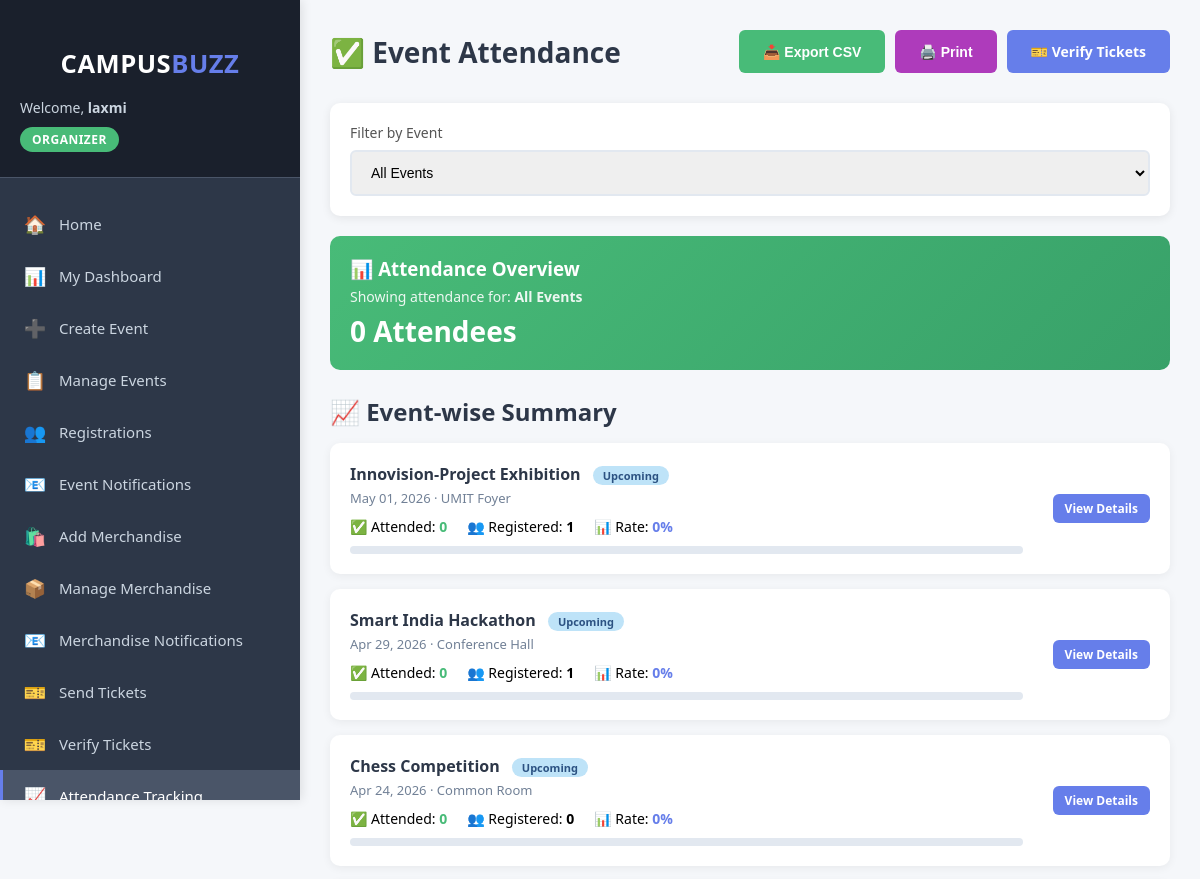
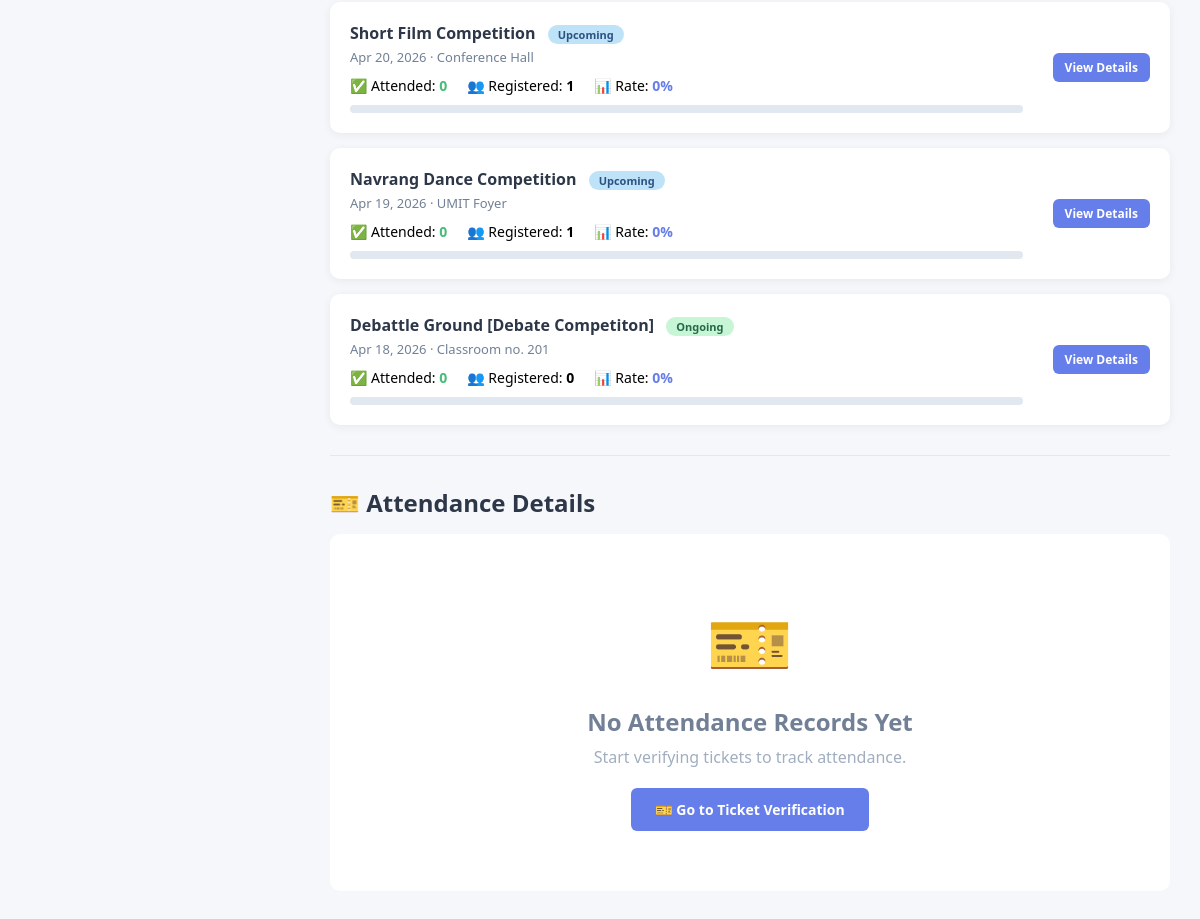
/organizer/attendance.php (signed in), run on the app's committed database (2 pictures, top to bottom).
### tables this page shows
CREATE TABLE `events` (
  `id` int(11) NOT NULL,
  `title` varchar(200) NOT NULL,
  `description` text DEFAULT NULL,
  `organizer_id` int(11) NOT NULL,
  `event_date` datetime NOT NULL,
  `venue` varchar(200) DEFAULT NULL,
  `event_type` enum('online','offline','hybrid') DEFAULT 'offline',
  `category` varchar(50) DEFAULT NULL,
  `max_participants` int(11) DEFAULT 100,
  `registration_deadline` datetime DEFAULT NULL,
  `registration_link` varchar(500) DEFAULT NULL,
  `image` varchar(255) DEFAULT NULL,
  `status` enum('upcoming','ongoing','completed','cancelled') DEFAULT 'upcoming',
  `created_at` timestamp NOT NULL DEFAULT current_timestamp(),
  `contact_info` text DEFAULT NULL
);

### organizer/attendance.php (the view, shortened to what this page needs)
<?php
require_once '../config/database.php';
$organizer_id = $_SESSION['user_id'];
$selected_event_id = null;
$selected_event_title = "All Events";
$event_filter_sql = "";
$attendance_query = "SELECT tv.verified_at, tv.ticket_code, tv.verified_by_name,
                     u.full_name, u.email, u.department, u.year,
                     e.title as event_title, e.event_date, e.venue
                     FROM ticket_verifications tv
                     JOIN events e ON tv.event_id = e.id
                     JOIN users u ON tv.user_id = u.id
                     WHERE e.organizer_id = $organizer_id $event_filter_sql
                     ORDER BY tv.verified_at DESC";
$attendance_result = mysqli_query($conn, $attendance_query);
$total_attended = mysqli_num_rows($attendance_result);
if(!$selected_event_id) {
    $summary_query = "SELECT e.id, e.title, e.event_date, e.venue, e.status,
                      (SELECT COUNT(*) FROM registrations WHERE event_id = e.id AND status IN ('registered','attended')) as total_registered,
                      (SELECT COUNT(*) FROM ticket_verifications WHERE event_id = e.id) as total_attended
                      FROM events e
                      WHERE e.organizer_id = $organizer_id AND e.status IN ('upcoming','ongoing','completed')
                      ORDER BY e.event_date DESC";
    $summary_result = mysqli_query($conn, $summary_query);
}
?>
<!DOCTYPE html>
<html lang="en">
<head>
    <link rel="stylesheet" href="../assets/css/style.css">
</head>
<body>
    <div class="dashboard-container">
        <?php include '../includes/sidebar.php'; ?>
        <main class="main-content">
            <div class="content-header">
                <h1>✅ Event Attendance</h1>
                <div style="display: flex; gap: 10px;">
                    <button onclick="exportToCSV()" class="btn btn-success">📥 Export CSV</button>
                    <button onclick="window.print()" class="btn btn-secondary">🖨️ Print</button>
                    <a href="verify_ticket.php" class="btn btn-primary">🎫 Verify Tickets</a>
                </div>
            </div>
            <div style="background: white; padding: 20px; border-radius: 10px; margin-bottom: 20px; box-shadow: 0 2px 10px rgba(0,0,0,0.08);">
                <form method="GET" action="">
                    <div style="display: flex; gap: 15px; align-items: flex-end;">
                        <div class="form-group" style="flex: 1; margin-bottom: 0;">
                            <label>Filter by Event</label>
                            <select name="event_id" onchange="this.form.submit()">
                                <option value="">All Events</option>
                            </select>
                        </div>
                    </div>
                </form>
            </div>
            <div style="background: linear-gradient(135deg, #48bb78 0%, #38a169 100%); color: white; padding: 20px; border-radius: 10px; margin-bottom: 25px;">
                <h3 style="margin: 0 0 6px 0;">📊 Attendance Overview</h3>
                <p style="font-size: 14px; opacity: 0.9; margin: 0 0 6px 0;">
                    Showing attendance for: <strong><?php echo htmlspecialchars($selected_event_title); ?></strong>
                </p>
                <p style="font-size: 28px; font-weight: 700; margin: 0;">
                    <?php echo $total_attended; ?> Attendee<?php echo $total_attended != 1 ? 's' : ''; ?>
                </p>
            </div>
            <?php if(!$selected_event_id && isset($summary_result) && mysqli_num_rows($summary_result) > 0): ?>
                <h2 style="margin-bottom: 15px; color: #2d3748;">📈 Event-wise Summary</h2>
                <?php while($s = mysqli_fetch_assoc($summary_result)):
                    $pct = $s['total_registered'] > 0
                        ? round(($s['total_attended'] / $s['total_registered']) * 100)
                        : 0;
                ?>
                    <div class="attendance-summary">
                        <div class="summary-header">
                            <div style="flex: 1; min-width: 0;">
                                <p class="summary-title">
                                    <?php echo htmlspecialchars($s['title']); ?>
                                    <span class="status-pill status-<?php echo $s['status']; ?>" style="margin-left: 8px;">
                                        <?php echo ucfirst($s['status']); ?>
                                    </span>
                                </p>
                                <p class="summary-meta">
                                    <?php echo date('M d, Y', strtotime($s['event_date'])); ?>
                                    <?php if($s['venue']): ?> · <?php echo htmlspecialchars($s['venue']); ?><?php endif; ?>
                                </p>
                                <div class="summary-counts">
                                    <span>✅ Attended: <strong style="color: #48bb78;"><?php echo $s['total_attended']; ?></strong></span>
                                    <span>👥 Registered: <strong><?php echo $s['total_registered']; ?></strong></span>
                                    <span>📊 Rate: <strong style="color: #667eea;"><?php echo $pct; ?>%</strong></span>
                                </div>
                                <div class="progress-bar">
                                </div>
                            </div>
                            <a href="?event_id=<?php echo $s['id']; ?>" class="btn btn-sm btn-primary" style="margin-left: 20px; white-space: nowrap;">
                                View Details
                            </a>
                        </div>
                    </div>
                <?php endwhile; ?>
                <hr style="margin: 30px 0; border: none; border-top: 1px solid #e2e8f0;">
            <?php endif; ?>
            <h2 style="margin-bottom: 15px; color: #2d3748;">🎫 Attendance Details</h2>
            <?php if($total_attended > 0): ?>
                <div class="table-container" id="attendanceTable">
                    <table>
                        <thead>
                            <tr>
                                <th>#</th>
                                <th>Student Name</th>
                                <th>Email</th>
                                <th>Department</th>
                                <th>Year</th>
                                <?php if(!$selected_event_id): ?><th>Event</th><?php endif; ?>
                                <th>Ticket Code</th>
                                <th>Verified By</th>
                                <th>Attended At</th>
                            </tr>
                        </thead>
                        <tbody>
                            <?php
                            $counter = 1;
                            mysqli_data_seek($attendance_result, 0);
                            while($att = mysqli_fetch_assoc($attendance_result)): ?>
                                <tr>
                                    <td><?php echo $counter++; ?></td>
                                    <td>
                                        <strong><?php echo htmlspecialchars($att['full_name']); ?></strong>
                                    </td>
                                    <td><?php echo htmlspecialchars($att['email']); ?></td>
                                    <td><?php echo htmlspecialchars($att['department'] ?? '—'); ?></td>
                                    <td><?php echo htmlspecialchars($att['year'] ?? '—'); ?></td>
                                    <?php if(!$selected_event_id): ?>
                                        <td>
                                            <strong><?php echo htmlspecialchars($att['event_title']); ?></strong><br>
                                            <small style="color: #718096;">
                                                <?php echo date('M d, Y', strtotime($att['event_date'])); ?>
                                                <?php if($att['venue']): ?> @ <?php echo htmlspecialchars($att['venue']); ?><?php endif; ?>
                                            </small>
                                        </td>
                                    <?php endif; ?>
                                    <td>
                                        <code style="background: #f7fafc; padding: 3px 8px; border-radius: 4px; font-size: 11px;">
                                            <?php echo htmlspecialchars($att['ticket_code']); ?>
                                        </code>
                                        <?php if(strpos($att['ticket_code'], 'MANUAL-') === 0): ?>
                                            <br><small style="color: #ed8936; font-size: 10px;">Manual entry</small>
                                        <?php endif; ?>
                                    </td>
                                    <td><?php echo htmlspecialchars($att['verified_by_name']); ?></td>
                                    <td>
                                        <strong><?php echo date('M d, Y', strtotime($att['verified_at'])); ?></strong><br>
                                        <small style="color: #718096;"><?php echo date('h:i A', strtotime($att['verified_at'])); ?></small>
                                    </td>
                                </tr>
                            <?php endwhile; ?>
                        </tbody>
                    </table>
                </div>
            <?php else: ?>
                <div style="text-align: center; padding: 60px 20px; background: white; border-radius: 10px;">
                    <div style="font-size: 70px; margin-bottom: 15px;">🎫</div>
                    <h2 style="color: #718096; margin-bottom: 8px;">No Attendance Records Yet</h2>
                    <p style="color: #a0aec0; margin-bottom: 20px;">
                        <?php if($selected_event_id): ?>
                            No one has been verified for this event yet.
                        <?php else: ?>
                            Start verifying tickets to track attendance.
                        <?php endif; ?>
                    </p>
                    <a href="verify_ticket.php" class="btn btn-primary">🎫 Go to Ticket Verification</a>
                </div>
            <?php endif; ?>
        </main>
    </div>
</body>
</html>

### assets/css/style.css (style rules this page uses)
* { margin: 0; padding: 0; box-sizing: border-box; }
body { font-family: 'Segoe UI', Tahoma, Geneva, Verdana, sans-serif; background: #f5f7fa; }
.form-group { margin-bottom: 20px; }
.form-group label { display: block; margin-bottom: 8px; color: #555; font-weight: 500; font-size: 14px; }
.form-group input, .form-group select, .form-group textarea { width: 100%; padding: 12px 15px; border: 2px solid #e2e8f0; border-radius: 6px; font-size: 14px; transition: border-color 0.3s; }
.btn { padding: 12px 24px; border: none; border-radius: 6px; cursor: pointer; font-size: 14px; font-weight: 600; transition: all 0.3s; text-decoration: none; display: inline-block; }
.btn-primary { background: #667eea; color: white; }
.btn-secondary { background: #ae3bbb; color: white; }
.btn-success { background: #48bb78; color: white; }
.dashboard-container { display: flex; min-height: 100vh; }
.main-content { margin-left: 0; width: 100%; padding: 30px; padding-top: 80px; background: #f5f7fa; min-height: 100vh; transition: all 0.3s ease; }
.content-header { display: flex; justify-content: space-between; align-items: center; margin-bottom: 30px; flex-wrap: wrap; gap: 20px; }
.content-header h1 { color: #2d3748; font-size: 28px; }
.btn-sm { padding: 6px 12px; font-size: 12px; }
@media (min-width: 1200px) { .main-content { margin-left: 300px; width: calc(100% - 300px); padding-top: 30px; } }

### organizer/attendance.php (style rules this page uses)
.attendance-summary { background: white; padding: 20px; border-radius: 10px; margin-bottom: 15px; box-shadow: 0 2px 10px rgba(0,0,0,0.06); }
.summary-header { display: flex; justify-content: space-between; align-items: center; flex-wrap: wrap; gap: 10px; }
.summary-title { font-size: 16px; font-weight: 600; color: #2d3748; margin: 0; }
.summary-meta { font-size: 13px; color: #718096; margin: 4px 0 10px 0; }
.summary-counts { display: flex; gap: 20px; font-size: 14px; }
.progress-bar { width: 100%; height: 8px; background: #e2e8f0; border-radius: 10px; overflow: hidden; margin-top: 10px; }
.status-pill { display: inline-block; padding: 2px 10px; border-radius: 12px; font-size: 11px; font-weight: 600; }
.status-upcoming { background: #bee3f8; color: #2c5282; }
.status-ongoing { background: #c6f6d5; color: #276749; }

### data on the page
events: title "Innovision-Project Exhibition", status "Upcoming", event_date "May 01, 2026", venue "UMIT Foyer", total_attended "0", total_registered "1", pct "0"
events: title "Smart India Hackathon", status "Upcoming", event_date "Apr 29, 2026", venue "Conference Hall", total_attended "0", total_registered "1", pct "0"
events: title "Chess Competition", status "Upcoming", event_date "Apr 24, 2026", venue "Common Room", total_attended "0", total_registered "0", pct "0"
events: title "Short Film Competition", status "Upcoming", event_date "Apr 20, 2026", venue "Conference Hall", total_attended "0", total_registered "1", pct "0"
events: title "Navrang Dance Competition", status "Upcoming", event_date "Apr 19, 2026", venue "UMIT Foyer", total_attended "0", total_registered "1", pct "0"
events: title "Debattle Ground [Debate Competiton]", status "Ongoing", event_date "Apr 18, 2026", venue "Classroom no. 201", total_attended "0", total_registered "0", pct "0"

### other printed values
$_SESSION['full_name'] "laxmi"
$_SESSION['role'] "ORGANIZER"
$selected_event_title "All Events"
$total_attended "0"
